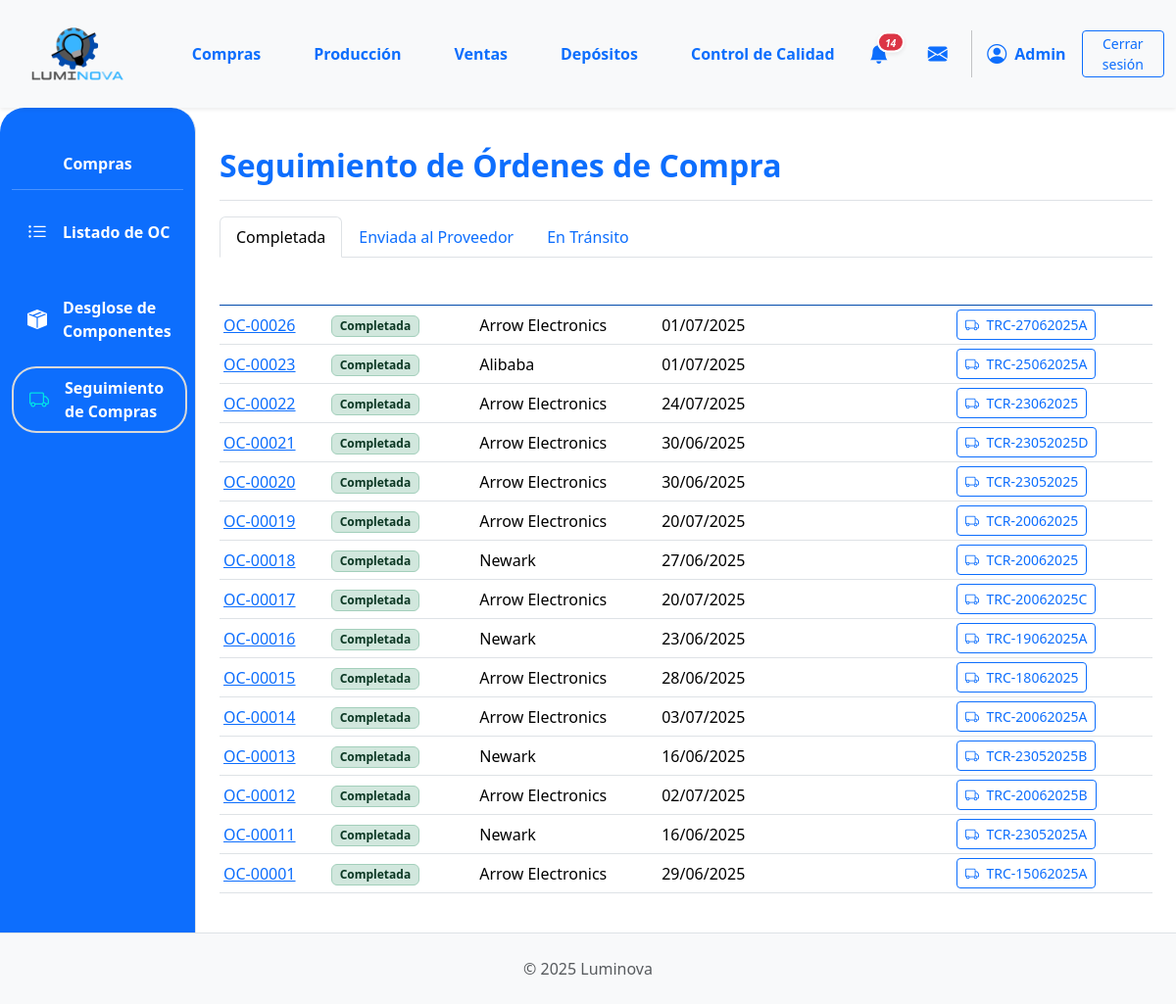
Page /compras/compras/seguimiento/ (signed in) on the committed database.
### App_LUMINOVA/models.py (models this page shows, shortened)
class Orden(models.Model):
    @staticmethod
    def pedidos_por_deposito(deposito_id):
        return Orden.objects.filter(insumo_principal__deposito_id=deposito_id)
    @staticmethod
    def solicitudes_por_deposito(deposito_id):
        return OrdenProduccion.objects.filter(producto_a_producir__deposito_id=deposito_id)
    TIPO_ORDEN_CHOICES = [
        ("compra", "Orden de Compra"),
    ]
    ESTADO_ORDEN_COMPRA_CHOICES = [
        ("BORRADOR", "Borrador"),
        ("APROBADA", "Aprobada"),
        ("ENVIADA_PROVEEDOR", "Enviada al Proveedor"),
        ("CONFIRMADA_PROVEEDOR", "Confirmada por Proveedor"),
        ("EN_TRANSITO", "En Tránsito"),
        ("RECIBIDA_PARCIAL", "Recibida Parcialmente"),
        ("RECIBIDA_TOTAL", "Recibida Totalmente"),
        ("COMPLETADA", "Completada"),
        ("CANCELADA", "Cancelada"),
    ]
    numero_orden = models.CharField(
        max_length=20, unique=True, verbose_name="N° Orden de Compra"
    )
    tipo = models.CharField(max_length=20, choices=TIPO_ORDEN_CHOICES, default="compra")
    fecha_creacion = models.DateTimeField(default=timezone.now)
    proveedor = models.ForeignKey(
        Proveedor,
        on_delete=models.PROTECT,
        related_name="ordenes_de_compra_a_proveedor",
    )
    estado = models.CharField(
        max_length=30, choices=ESTADO_ORDEN_COMPRA_CHOICES, default="BORRADOR"
    )
    insumo_principal = models.ForeignKey(
        Insumo,
        on_delete=models.SET_NULL,
        null=True,
        blank=True,
        verbose_name="Insumo Principal",
    )
    cantidad_principal = models.PositiveIntegerField(
        null=True, blank=True, verbose_name="Cantidad Insumo Principal"
    )
    precio_unitario_compra = models.DecimalField(
        max_digits=10,
        decimal_places=2,
        null=True,
        blank=True,
        verbose_name="Precio Unit. Compra (de la oferta)",
    )
    deposito = models.ForeignKey(
        'Deposito',
        on_delete=models.PROTECT,
        null=True,
        blank=True,
        related_name='ordenes_de_compra',
        verbose_name='Depósito que solicita',
        help_text='Depósito que origina la solicitud de compra',
    )
    total_orden_compra = models.DecimalField(
        max_digits=12, decimal_places=2, default=0.00
    )
    fecha_estimada_entrega = models.DateField(null=True, blank=True)
    numero_tracking = models.CharField(max_length=50, null=True, blank=True)
    notas = models.TextField(blank=True, null=True)

class Proveedor(models.Model):
    nombre = models.CharField(max_length=100, unique=True)
    contacto = models.CharField(max_length=100, blank=True)
    telefono = models.CharField(max_length=25, blank=True)
    email = models.EmailField(blank=True, null=True)

### App_LUMINOVA/views_compras.py (the view)
# urls.py: path("compras/seguimiento/", compras_seguimiento_view, name="compras_seguimiento"),
@login_required
def compras_seguimiento_view(request):
    from collections import OrderedDict
    ESTADOS_SEGUIMIENTO = [
        "ENVIADA_PROVEEDOR",
        "EN_TRANSITO",
        "RECIBIDA_PARCIAL",
        "RECIBIDA_TOTAL",
        "COMPLETADA",
    ]
    ocs_seguimiento = (
        Orden.objects.filter(tipo="compra", estado__in=ESTADOS_SEGUIMIENTO)
        .select_related("proveedor")
        .order_by("-fecha_creacion")
    )
    estados_oc_dict = OrderedDict()
    for oc in ocs_seguimiento:
        estado = oc.estado
        nombre = oc.get_estado_display()
        if estado not in estados_oc_dict:
            estados_oc_dict[estado] = {"nombre": nombre, "ocs": []}
        estados_oc_dict[estado]["ocs"].append(oc)
    estados_oc_tabs = [(estado, data["nombre"], data["ocs"]) for estado, data in estados_oc_dict.items()]
    context = {
        "estados_oc_tabs": estados_oc_tabs,
        "titulo_seccion": "Seguimiento de Órdenes de Compra",
    }
    return render(request, "compras/seguimiento.html", context)

### App_LUMINOVA/context_processors.py (called while the page is built)
def puede_ver_deposito_sidebar(request):
    user = getattr(request, 'user', None)
    if not user or not user.is_authenticated:
        return {'puede_ver_deposito_sidebar': False}
    if user.is_superuser:
        return {'puede_ver_deposito_sidebar': True}
    tiene_depositos = UsuarioDeposito.objects.filter(usuario=user).exists()
    if user.groups.filter(name='Depósito').exists() and tiene_depositos:
        return {'puede_ver_deposito_sidebar': True}
    return {'puede_ver_deposito_sidebar': False}

### App_LUMINOVA/templates/compras/seguimiento.html (shortened to what this page needs)
{% extends 'padre.html' %}
{% load static %}
{% block sidebar_content %}
    {% include 'compras/compras_sidebar.html' %}
{% endblock %}
{% block content %}
<div class="d-flex justify-content-between flex-wrap flex-md-nowrap align-items-center pt-3 pb-2 mb-3 border-bottom">
    <h1 class="h2 fw-bold text-primary">Seguimiento de Órdenes de Compra</h1>
</div>
<ul class="nav nav-tabs" id="ocTabs" role="tablist">
  {% for estado, nombre, ocs in estados_oc_tabs %}
    <li class="nav-item" role="presentation">
      <button class="nav-link {% if forloop.first %}active{% endif %}" id="tab-{{ estado }}" data-bs-toggle="tab" data-bs-target="#tab-content-{{ estado }}" type="button" role="tab" aria-controls="tab-content-{{ estado }}" aria-selected="{% if forloop.first %}true{% else %}false{% endif %}">{{ nombre }}</button>
    </li>
  {% endfor %}
</ul>
<div class="tab-content mt-3" id="ocTabsContent">
  {% for estado, nombre, ocs in estados_oc_tabs %}
    <div class="tab-pane fade {% if forloop.first %}show active{% endif %}" id="tab-content-{{ estado }}" role="tabpanel" aria-labelledby="tab-{{ estado }}">
      <div class="table-responsive">
        <table class="table table-hover table-sm align-middle">
          <thead class="color-thead">
            <tr>
              <th class="align-middle">N° OC</th>
              <th class="align-middle">Estado de OC</th>
              <th class="align-middle">Proveedor</th>
              <th class="align-middle">Fecha Estimada de Entrega</th>
              <th class="align-middle">N° Tracking</th>
            </tr>
          </thead>
          <tbody>
            {% for oc in ocs %}
            <tr>
              <td class="align-middle">
                  <a href="{% url 'App_LUMINOVA:compras_detalle_oc' oc.id %}">{{ oc.numero_orden }}</a>
              </td>
              <td class="align-middle">
                  <span class="badge bg-success-subtle text-success-emphasis border border-success-subtle">
                      {{ oc.get_estado_display }}
                  </span>
              </td>
              <td class="align-middle">{{ oc.proveedor.nombre }}</td>
              <td class="align-middle">{{ oc.fecha_estimada_entrega|date:"d/m/Y"|default:"No especificada" }}</td>
              <td>
                {% if oc.numero_tracking %}
                  <a href="{% url 'App_LUMINOVA:compras_tracking_pedido' oc.id %}" class="btn btn-sm btn-outline-primary">
                      <i class="bi bi-truck me-1"></i> {{ oc.numero_tracking }}
                  </a>
                {% else %}
                  N/A
                {% endif %}
              </td>
            </tr>
            {% empty %}
            <tr>
              <td colspan="5" class="text-center fst-italic text-muted py-3">No hay órdenes en este estado.</td>
            </tr>
            {% endfor %}
          </tbody>
        </table>
      </div>
    </div>
  {% endfor %}
</div>
{% endblock %}

### App_LUMINOVA/templates/shared/header.html (shortened to what this page needs)
{% load static %}
<header>
    <nav class="navbar navbar-expand-lg navbar-light bg-light shadow-sm p-0">
        <div class="container-fluid d-flex align-items-center">
            <div class="col-md-3 col-lg-1">
                <a class="navbar-brand d-flex align-items-center ms-3" href="{% url 'App_LUMINOVA:dashboard' %}">
                    <img src="{% static 'img/logo.png' %}" alt="Luminova Logo" height="100" width="100" class="d-inline-block align-text-top me-2">
                </a>
            </div>
            <div class="collapse navbar-collapse" id="navbarContent" style="padding-left: 5%;">
                <ul class="navbar-nav mb-2 mb-lg-0 d-flex justify-content-around w-100">
                    <li class="nav-item"><a class="nav-link text-primary fw-bold" href="{% url 'App_LUMINOVA:compras_lista_oc' %} ">Compras</a></li>
                    <li class="nav-item"><a class="nav-link text-primary fw-bold" href="{% url 'App_LUMINOVA:produccion_principal' %}">Producción</a></li>
                    <li class="nav-item"><a class="nav-link text-primary fw-bold" href="{% url 'App_LUMINOVA:ventas_lista_ov' %}">Ventas</a></li>
                    <li class="nav-item"><a class="nav-link text-primary fw-bold" href="{% url 'App_LUMINOVA:seleccionar_deposito' %}">Depósitos</a></li>
                    <li class="nav-item"><a class="nav-link text-primary fw-bold" href="{% url 'App_LUMINOVA:control_calidad_view' %}">Control de Calidad</a></li>
                </ul>
                <div class="navbar-nav ms-auto d-flex flex-row align-items-center">
                    {% if user.is_authenticated %}
                        <div class="nav-item dropdown me-3">
                            <a class="nav-link px-2 position-relative d-flex align-items-center" href="#" role="button" data-bs-toggle="dropdown" aria-expanded="false" title="Notificaciones">
                                <i class="bi bi-bell-fill fs-5 text-primary">
                                    {% if total_notificaciones > 0 %}
                                    <span class="position-absolute translate-middle badge rounded-pill bg-danger shadow-sm" style="font-size: 0.5em; min-width:18px; border:2px solid #fff; margin-top: 3px; margin-left: 2px; display: inline-block; text-align: center;">{{ total_notificaciones }}</span>
                                    {% endif %}
                                </i>
                            </a>
                        </div>
                        <div class="nav-item dropdown ms-2" id="dropdown-mensajes">
                            <a class="nav-link px-2 position-relative d-flex align-items-center" href="#" id="mensajesDropdown" role="button" data-bs-toggle="dropdown" aria-expanded="false" title="Mensajes">
                                <i class="bi bi-envelope-fill fs-5 text-primary"></i>
                            </a>
                        </div>
                        <div class="nav-item d-flex align-items-center">
                             <i class="bi bi-person-circle fs-5 text-primary"></i>
                             <span class="ms-2 fw-bold text-primary">{{ user.first_name|default:user.username|capfirst }}</span>
                        </div>
                        <div class="nav-item ms-3">
                            <a class="btn btn-outline-primary btn-sm btn-CS" href="#" id="logout-btn">Cerrar sesión</a>
                        </div>
                    {% endif %}
                </div>
            </div>
        </div>
    </nav>
</header>

### App_LUMINOVA/static/css/custom.css (style rules this page uses)
html, body { height: 100%; margin: 0; }
body { display: flex; flex-direction: column; min-height: 100vh; }
.table > thead.color-thead { --bs-table-color: white; background-color: #014BAC !important; color: white !important; border-color: #014BAC !important; }
.table > thead.color-thead > tr > th { color: inherit !important; vertical-align: middle !important; }

### App_LUMINOVA/templates/shared/header.html (style rules this page uses)
.btn-CS { --bs-btn-padding-x: 1.25rem; --bs-btn-padding-y: 0.15rem; }

### rows in the picture
Orden: nombre "Enviada al Proveedor"
Orden: nombre "En Tránsito"
Orden: numero_orden "OC-00026", estado "Completada", proveedor.nombre "Arrow Electronics", fecha_estimada_entrega "01/07/2025", numero_tracking "TRC-27062025A"
Orden: numero_orden "OC-00023", estado "Completada", proveedor.nombre "Alibaba", fecha_estimada_entrega "01/07/2025", numero_tracking "TRC-25062025A"
Orden: numero_orden "OC-00022", estado "Completada", proveedor.nombre "Arrow Electronics", fecha_estimada_entrega "24/07/2025", numero_tracking "TCR-23062025"
Orden: numero_orden "OC-00021", estado "Completada", proveedor.nombre "Arrow Electronics", fecha_estimada_entrega "30/06/2025", numero_tracking "TCR-23052025D"
Orden: numero_orden "OC-00020", estado "Completada", proveedor.nombre "Arrow Electronics", fecha_estimada_entrega "30/06/2025", numero_tracking "TCR-23052025"
Orden: numero_orden "OC-00019", estado "Completada", proveedor.nombre "Arrow Electronics", fecha_estimada_entrega "20/07/2025", numero_tracking "TCR-20062025"
Orden: numero_orden "OC-00018", estado "Completada", proveedor.nombre "Newark", fecha_estimada_entrega "27/06/2025", numero_tracking "TCR-20062025"
Orden: numero_orden "OC-00017", estado "Completada", proveedor.nombre "Arrow Electronics", fecha_estimada_entrega "20/07/2025", numero_tracking "TRC-20062025C"
Orden: numero_orden "OC-00016", estado "Completada", proveedor.nombre "Newark", fecha_estimada_entrega "23/06/2025", numero_tracking "TRC-19062025A"
Orden: numero_orden "OC-00015", estado "Completada", proveedor.nombre "Arrow Electronics", fecha_estimada_entrega "28/06/2025", numero_tracking "TRC-18062025"
Orden: numero_orden "OC-00014", estado "Completada", proveedor.nombre "Arrow Electronics", fecha_estimada_entrega "03/07/2025", numero_tracking "TRC-20062025A"
Orden: numero_orden "OC-00013", estado "Completada", proveedor.nombre "Newark", fecha_estimada_entrega "16/06/2025", numero_tracking "TCR-23052025B"
Orden: numero_orden "OC-00012", estado "Completada", proveedor.nombre "Arrow Electronics", fecha_estimada_entrega "02/07/2025", numero_tracking "TRC-20062025B"
Orden: numero_orden "OC-00011", estado "Completada", proveedor.nombre "Newark", fecha_estimada_entrega "16/06/2025", numero_tracking "TCR-23052025A"
Orden: numero_orden "OC-00001", estado "Completada", proveedor.nombre "Arrow Electronics", fecha_estimada_entrega "29/06/2025", numero_tracking "TRC-15062025A"

### other values in the picture
{{ total_notificaciones }} "14"
{{ user.first_name|default:user.username|capfirst }} "Admin"
{{ nombre }} "Completada"
